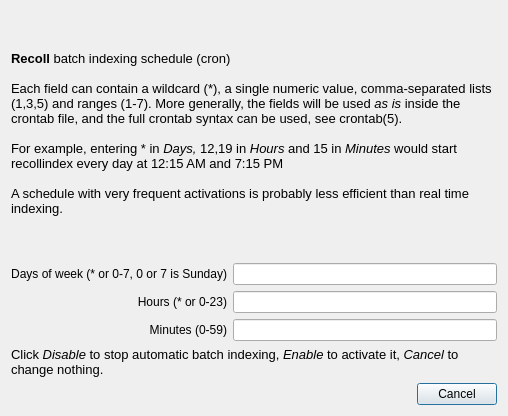
<?xml version="1.0" encoding="UTF-8"?>
<ui version="4.0">
 <class>CronToolW</class>
 <widget class="QDialog" name="CronToolW">
  <property name="geometry">
   <rect>
    <x>0</x>
    <y>0</y>
    <width>508</width>
    <height>416</height>
   </rect>
  </property>
  <property name="windowTitle">
   <string>Cron Dialog</string>
  </property>
  <layout class="QVBoxLayout" name="verticalLayout_2">
   <item>
    <layout class="QVBoxLayout" name="verticalLayout">
     <item>
      <widget class="QLabel" name="label">
       <property name="sizePolicy">
        <sizepolicy hsizetype="Preferred" vsizetype="Preferred">
         <horstretch>0</horstretch>
         <verstretch>1</verstretch>
        </sizepolicy>
       </property>
       <property name="text">
        <string>&lt;!DOCTYPE HTML PUBLIC &quot;-//W3C//DTD HTML 4.0//EN&quot; &quot;http://www.w3.org/TR/REC-html40/strict.dtd&quot;&gt;
&lt;html&gt;&lt;head&gt;&lt;meta name=&quot;qrichtext&quot; content=&quot;1&quot; /&gt;&lt;style type=&quot;text/css&quot;&gt;
p, li { white-space: pre-wrap; }
&lt;/style&gt;&lt;/head&gt;&lt;body style=&quot; font-family:'Sans Serif'; font-size:10pt; font-weight:400; font-style:normal;&quot;&gt;
&lt;p style=&quot; margin-top:0px; margin-bottom:0px; margin-left:0px; margin-right:0px; -qt-block-indent:0; text-indent:0px;&quot;&gt;&lt;span style=&quot; font-weight:600;&quot;&gt;Recoll&lt;/span&gt; batch indexing schedule (cron) &lt;/p&gt;
&lt;p style=&quot;-qt-paragraph-type:empty; margin-top:0px; margin-bottom:0px; margin-left:0px; margin-right:0px; -qt-block-indent:0; text-indent:0px;&quot;&gt;&lt;/p&gt;
&lt;p style=&quot; margin-top:0px; margin-bottom:0px; margin-left:0px; margin-right:0px; -qt-block-indent:0; text-indent:0px;&quot;&gt;Each field can contain a wildcard (*), a single numeric value, comma-separated lists (1,3,5) and ranges (1-7). More generally, the fields will be used &lt;span style=&quot; font-style:italic;&quot;&gt;as is&lt;/span&gt; inside the crontab file, and the full crontab syntax can be used, see crontab(5).&lt;/p&gt;
&lt;p style=&quot; margin-top:0px; margin-bottom:0px; margin-left:0px; margin-right:0px; -qt-block-indent:0; text-indent:0px;&quot;&gt;&lt;br /&gt;For example, entering &lt;span style=&quot; font-family:'Courier New,courier';&quot;&gt;*&lt;/span&gt; in &lt;span style=&quot; font-style:italic;&quot;&gt;Days, &lt;/span&gt;&lt;span style=&quot; font-family:'Courier New,courier';&quot;&gt;12,19&lt;/span&gt; in &lt;span style=&quot; font-style:italic;&quot;&gt;Hours&lt;/span&gt; and &lt;span style=&quot; font-family:'Courier New,courier';&quot;&gt;15&lt;/span&gt; in &lt;span style=&quot; font-style:italic;&quot;&gt;Minutes&lt;/span&gt; would start recollindex every day at 12:15 AM and 7:15 PM&lt;/p&gt;
&lt;p style=&quot;-qt-paragraph-type:empty; margin-top:0px; margin-bottom:0px; margin-left:0px; margin-right:0px; -qt-block-indent:0; text-indent:0px;&quot;&gt;&lt;/p&gt;
&lt;p style=&quot; margin-top:0px; margin-bottom:0px; margin-left:0px; margin-right:0px; -qt-block-indent:0; text-indent:0px;&quot;&gt;A schedule with very frequent activations is probably less efficient than real time indexing.&lt;/p&gt;&lt;/body&gt;&lt;/html&gt;</string>
       </property>
       <property name="wordWrap">
        <bool>true</bool>
       </property>
      </widget>
     </item>
     <item>
      <layout class="QGridLayout" name="gridLayout">
       <item row="0" column="0">
        <widget class="QLabel" name="label_4">
         <property name="text">
          <string>Days of week (* or 0-7, 0 or 7 is Sunday)</string>
         </property>
         <property name="alignment">
          <set>Qt::AlignRight|Qt::AlignTrailing|Qt::AlignVCenter</set>
         </property>
        </widget>
       </item>
       <item row="0" column="1">
        <widget class="QLineEdit" name="daysLE"/>
       </item>
       <item row="1" column="0">
        <widget class="QLabel" name="label_3">
         <property name="text">
          <string>Hours (* or 0-23)</string>
         </property>
         <property name="alignment">
          <set>Qt::AlignRight|Qt::AlignTrailing|Qt::AlignVCenter</set>
         </property>
        </widget>
       </item>
       <item row="1" column="1">
        <widget class="QLineEdit" name="hoursLE"/>
       </item>
       <item row="2" column="0">
        <widget class="QLabel" name="label_2">
         <property name="sizePolicy">
          <sizepolicy hsizetype="Preferred" vsizetype="Preferred">
           <horstretch>0</horstretch>
           <verstretch>0</verstretch>
          </sizepolicy>
         </property>
         <property name="text">
          <string>Minutes (0-59)</string>
         </property>
         <property name="alignment">
          <set>Qt::AlignRight|Qt::AlignTrailing|Qt::AlignVCenter</set>
         </property>
        </widget>
       </item>
       <item row="2" column="1">
        <widget class="QLineEdit" name="minsLE"/>
       </item>
      </layout>
     </item>
     <item>
      <widget class="QLabel" name="label_5">
       <property name="text">
        <string>&lt;!DOCTYPE HTML PUBLIC &quot;-//W3C//DTD HTML 4.0//EN&quot; &quot;http://www.w3.org/TR/REC-html40/strict.dtd&quot;&gt;
&lt;html&gt;&lt;head&gt;&lt;meta name=&quot;qrichtext&quot; content=&quot;1&quot; /&gt;&lt;style type=&quot;text/css&quot;&gt;
p, li { white-space: pre-wrap; }
&lt;/style&gt;&lt;/head&gt;&lt;body style=&quot; font-family:'Sans Serif'; font-size:10pt; font-weight:400; font-style:normal;&quot;&gt;
&lt;p style=&quot; margin-top:0px; margin-bottom:0px; margin-left:0px; margin-right:0px; -qt-block-indent:0; text-indent:0px;&quot;&gt;Click &lt;span style=&quot; font-style:italic;&quot;&gt;Disable&lt;/span&gt; to stop automatic batch indexing, &lt;span style=&quot; font-style:italic;&quot;&gt;Enable&lt;/span&gt; to activate it, &lt;span style=&quot; font-style:italic;&quot;&gt;Cancel&lt;/span&gt; to change nothing.&lt;/p&gt;&lt;/body&gt;&lt;/html&gt;</string>
       </property>
       <property name="wordWrap">
        <bool>true</bool>
       </property>
      </widget>
     </item>
    </layout>
   </item>
   <item>
    <widget class="QDialogButtonBox" name="buttonBox">
     <property name="orientation">
      <enum>Qt::Horizontal</enum>
     </property>
     <property name="standardButtons">
      <set>QDialogButtonBox::Cancel</set>
     </property>
    </widget>
   </item>
  </layout>
 </widget>
 <resources/>
 <connections>
  <connection>
   <sender>buttonBox</sender>
   <signal>accepted()</signal>
   <receiver>CronToolW</receiver>
   <slot>accept()</slot>
   <hints>
    <hint type="sourcelabel">
     <x>248</x>
     <y>254</y>
    </hint>
    <hint type="destinationlabel">
     <x>157</x>
     <y>274</y>
    </hint>
   </hints>
  </connection>
  <connection>
   <sender>buttonBox</sender>
   <signal>rejected()</signal>
   <receiver>CronToolW</receiver>
   <slot>reject()</slot>
   <hints>
    <hint type="sourcelabel">
     <x>316</x>
     <y>260</y>
    </hint>
    <hint type="destinationlabel">
     <x>286</x>
     <y>274</y>
    </hint>
   </hints>
  </connection>
 </connections>
</ui>
